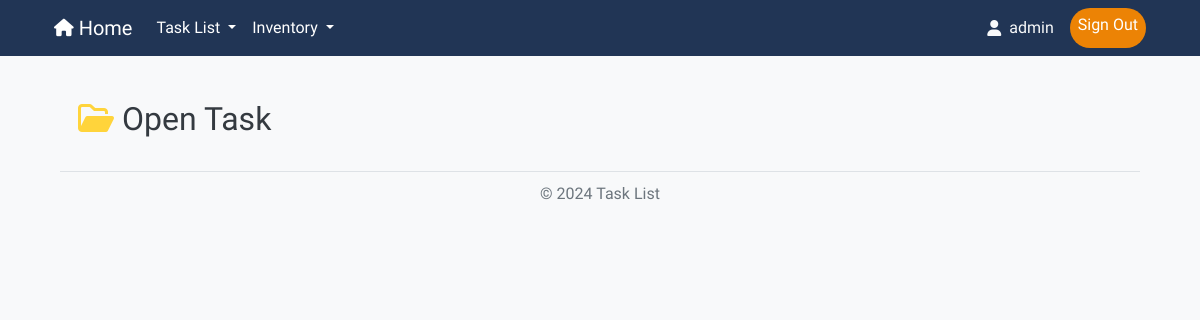
/open (signed in), run on an earlier commit of the app's database.
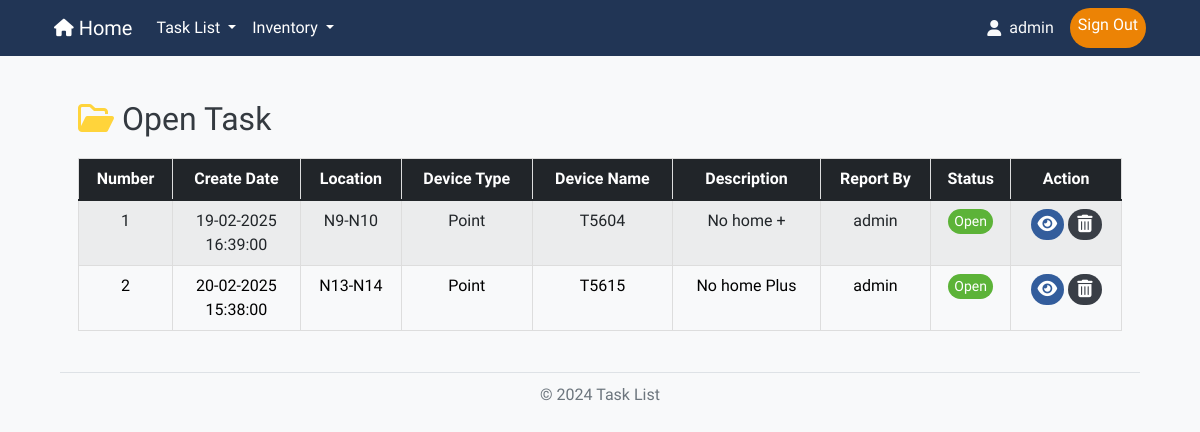
And on a later commit of the database.
### models.py (models this page shows, shortened)
class Work(db.Model):
    number = db.Column(db.Integer, primary_key=True, autoincrement=True)  # เลข 6 หลัก รันอัตโนมัติ
    create_date = db.Column(db.DateTime, default=now_utc)  # วันที่และเวลา สร้างอัตโนมัติ
    work_order = db.Column(db.String(50), nullable=False)          # Work Order
    line_id = db.Column(db.Integer, db.ForeignKey('line.id'), nullable=True)
    location_id = db.Column(db.Integer, db.ForeignKey('location.id'), nullable=True)
    device_type_id = db.Column(db.Integer, db.ForeignKey('device_type.id'), nullable=True)
    device_name_id = db.Column(db.Integer, db.ForeignKey('device_name.id'), nullable=True)
    description = db.Column(db.Text, nullable=False)               # รายละเอียด
    report_by = db.Column(db.String(50), nullable=False)           # ผู้รายงาน
    status = db.Column(db.String(20), nullable=False, default="open")  # สถานะ (ค่าเริ่มต้น: open)
    link = db.Column(db.String(255), nullable=True)           # URL ของไฟล์
    line = db.relationship('Line', backref='works')
    location = db.relationship('Location', backref='works')
    device_type = db.relationship('DeviceType', backref='works')
    device_name = db.relationship('DeviceName', backref='works')

class Location(db.Model):
    id = db.Column(db.Integer, primary_key=True)
    name = db.Column(db.String(50), nullable=False)
    line_id = db.Column(db.Integer, db.ForeignKey('line.id'), nullable=False)
    line = db.relationship('Line', backref=db.backref('locations', lazy=True))

class DeviceType(db.Model):
    id = db.Column(db.Integer, primary_key=True)
    name = db.Column(db.String(50), nullable=False)
    line_id = db.Column(db.Integer, db.ForeignKey('line.id'), nullable=False)
    line = db.relationship('Line', backref=db.backref('device_types', lazy=True))

class DeviceName(db.Model):
    id = db.Column(db.Integer, primary_key=True)
    name = db.Column(db.String(100), nullable=False)
    device_type_id = db.Column(db.Integer, db.ForeignKey('device_type.id'), nullable=False)
    location_id = db.Column(db.Integer, db.ForeignKey('location.id'), nullable=False)
    device_type = db.relationship('DeviceType', backref=db.backref('device_names', lazy=True))
    location = db.relationship('Location', backref=db.backref('device_names', lazy=True))
    bound = db.Column(db.String(100), nullable=True)
    inandout = db.Column(db.String(100), nullable=True)
    serial_number = db.Column(db.String(100), nullable=True)
    ip_address = db.Column(db.String(45), nullable=True)
    mac_address = db.Column(db.String(17), nullable=True)
    channel = db.Column(db.String(50), nullable=True)
    device_role = db.Column(db.String(50), nullable=True)
    force_data = db.Column(db.String(50), nullable=True)
    vac_white = db.Column(db.String(50), nullable=True)
    current_white = db.Column(db.String(50), nullable=True)
    vac_red = db.Column(db.String(50), nullable=True)
    current_red = db.Column(db.String(50), nullable=True)
    vac_yellow = db.Column(db.String(50), nullable=True)
    current_yellow = db.Column(db.String(50), nullable=True)
    f1_f2 = db.Column(db.String(50), nullable=True)
    red_module = db.Column(db.String(50), nullable=True)
    white_module = db.Column(db.String(50), nullable=True)
    yellow_module = db.Column(db.String(50), nullable=True)

### routes.py (the view)
    @app.route('/open',methods=['GET','POST'])
    @login_required
    def open():
        works = Work.query.all()
        return render_template("open.html", works=works)

### app.py (called while the page is built)
@login_manager.user_loader
def load_user(user_id):      # โหลดผู้ใช้จากฐานข้อมูลตาม user_id
    return User.query.get(int(user_id))

### templates/open.html (shortened to what this page needs)
{% import "bootstrap/wtf.html" as wtf %}
{% extends "layout.html" %}
{% block content %}
<!DOCTYPE html>
<html lang="en">
<head>
    <link rel="stylesheet" href="https://cdn.jsdelivr.net/npm/bootstrap@5.1.3/dist/css/bootstrap.min.css">
    <link rel="stylesheet" href="https://cdn.jsdelivr.net/npm/bootstrap-table/dist/bootstrap-table.min.css">
    <link rel="stylesheet" href="{{ url_for('static', filename='/style.css') }}">
</head>
<body>
<div class="container">
    <br>
    <h2><i class="fa-regular fa-folder-open" style="color: #FFD43B;"></i> Open Task </h2>
    {% if works %}
    <table data-toggle="table"
           data-search="true"
           data-pagination="true"
           data-page-list="[10, 25, 50, 100, all]"
           class="table table-striped table-hover">
        <thead class="table-dark">
            <tr>
                <th data-sortable="true" data-field="number">Number</th>
                <th data-sortable="true" data-field="create_date">Create Date</th>
                <th data-sortable="true" data-field="location_name">Location</th>
                <th data-sortable="true" data-field="device_type">Device Type</th>
                <th data-sortable="true" data-field="device_name">Device Name</th>
                <th data-sortable="true" data-field="description">Description</th>
                <th data-sortable="true" data-field="report_by">Report By</th>
                <th data-sortable="true" data-field="status">Status</th>
                <th data-field="action">Action</th>
            </tr>
        </thead>
        <tbody>
            {% for work in works %}
            {% if work.status != 'Closed' %}
            <tr>
                <td>{{ work.number }}</td>
                <td>{{ work.create_date.strftime('%d-%m-%Y') }}<br>
                    {{ work.create_date.strftime('%H:%M:%S') }}</td>
                <td>{{ work.location.name if work.location else '-' }}</td>
                <td>{{ work.device_type.name if work.device_type else '-' }}</td>
                <td>{{ work.device_name.name if work.device_name else '-' }}</td>
                <td>
                    {% if work.description|length > 20 %}
                        <span title="{{ work.description }}" data-bs-toggle="tooltip" data-bs-placement="top">
                            {{ work.description[:20] }}...
                        </span>
                    {% else %}
                        {{ work.description }}
                    {% endif %}
                </td>
                <td>{{ work.report_by }}</td>
                <td>
                    {% if work.status == 'Open' %}
                        <span class="status-open">{{ work.status }}</span>
                    {% elif work.status == 'Closed' %}
                        <span class="status-closed">{{ work.status }}</span>
                    {% else %}
                        <span class="status-other">{{ work.status }}</span>
                    {% endif %}
                </td>
                <td class="actions">
                    <a href="{{ url_for('work_detail', number=work.number) }}" class="btn custom-view-btn">
                    </a>
                    {% if current_user.role == 'admin' %}
                        <a href="#" onclick="confirmDelete('{{ work.number }}')" class="btn custom-delete-btn">
                        </a>
                    {% endif %}
                </td>
            </tr>
            {% endif %}
            {% endfor %}
        </tbody>
    </table>
    {% endif %}
</div>
</body>
</html>
{% endblock %}

What changed in the data, as far as the page shows it:
added Work: number "1", create_date "19-02-2025", create_date "16:39:00", location "N9-N10", device_type "Point", device_name "T5604", description "No home +", report_by "admin", status "Open"
added Work: number "2", create_date "20-02-2025", create_date "15:38:00", location "N13-N14", device_type "Point", device_name "T5615", description "No home Plus", report_by "admin", status "Open"
Also different on the page:
text now shown: "Number Create Date Location Device Type Device Name Description Report By Status Action"
